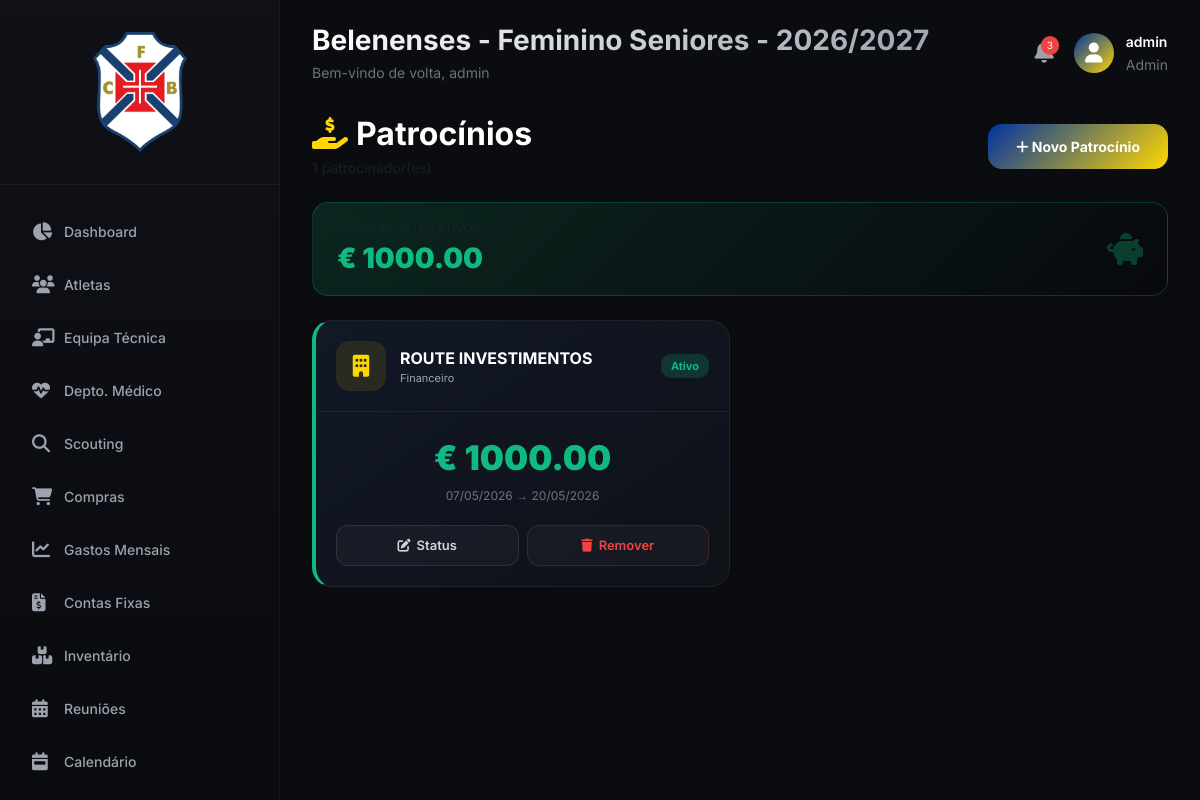
The page /patrocinios (signed in) on the database as committed earlier.
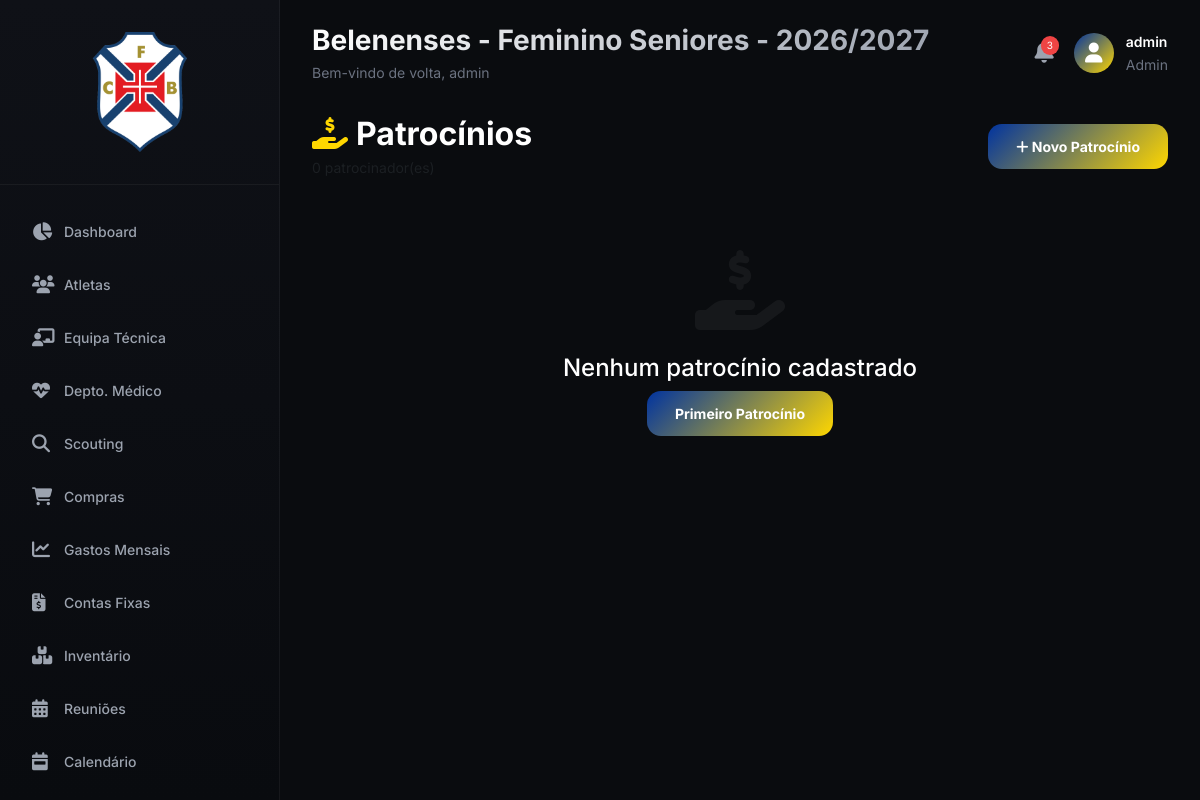
The same page on the database as committed later.
### models.py (models this page shows)
class User(UserMixin, db.Model):
    id = db.Column(db.Integer, primary_key=True)
    username = db.Column(db.String(80), unique=True, nullable=False)
    email = db.Column(db.String(120), unique=True, nullable=False)
    password = db.Column(db.String(200), nullable=False)
    is_admin = db.Column(db.Boolean, default=False)
    is_active = db.Column(db.Boolean, default=True)
    created_at = db.Column(db.DateTime, default=datetime.utcnow)
    last_login = db.Column(db.DateTime)

class Patrocinio(db.Model):
    id = db.Column(db.Integer, primary_key=True)
    nome_patrocinador = db.Column(db.String(100), nullable=False)
    valor_aporte = db.Column(db.Float, nullable=False)
    data_inicio = db.Column(db.Date)
    data_fim = db.Column(db.Date)
    tipo = db.Column(db.String(50))  # Financeiro, Material, Serviços
    descricao = db.Column(db.Text)
    contato = db.Column(db.String(100))
    status = db.Column(db.String(20), default='ativo')  # ativo, encerrado, pendente
    created_at = db.Column(db.DateTime, default=datetime.utcnow)

### app.py (the view)
@app.route('/patrocinios')
@login_required
def patrocinios():
    patrocinios_list = Patrocinio.query.all()
    total_aportes = sum(p.valor_aporte for p in patrocinios_list if p.status == 'ativo')
    return render_template('patrocinios.html', patrocinios=patrocinios_list, total_aportes=total_aportes)

### app.py (called while the page is built)
@login_manager.user_loader
def load_user(user_id):
    return User.query.get(int(user_id))

### templates/patrocinios.html (shortened to what this page needs)
{% extends "base.html" %}
{% block content %}
<div class="d-flex justify-content-between align-items-center mb-4">
    <div>
        <h2 class="text-white fw-bold mb-1">
            <i class="fas fa-hand-holding-usd me-2" style="color: #FFD700;"></i>Patrocínios
        </h2>
        <p class="text-muted mb-0" style="font-size: 14px;">{{ patrocinios|length }} patrocinador(es)</p>
    </div>
    <button class="btn-add-pat" data-bs-toggle="modal" data-bs-target="#modalPatrocinio">
        <i class="fas fa-plus"></i> Novo Patrocínio
    </button>
</div>
{% if patrocinios %}
<div class="total-banner">
    <div>
        <div class="text-muted" style="font-size:12px;">TOTAL APORTES ATIVOS</div>
        <div style="font-size:28px;font-weight:900;color:#10B981;">€ {{ "%.2f"|format(total_aportes) }}</div>
    </div>
    <i class="fas fa-piggy-bank fa-2x" style="color:rgba(16,185,129,0.3);"></i>
</div>
{% endif %}
{% if patrocinios %}
<div class="patrocinios-grid">
    {% for p in patrocinios %}
    <div class="patrocinio-card {{ p.status }}">
        <div class="patrocinio-header">
            <div class="patrocinio-icone"><i class="fas fa-building"></i></div>
            <div>
                <div style="color:#FFF;font-weight:700;">{{ p.nome_patrocinador }}</div>
                <div style="font-size:11px;color:#9CA3AF;">{{ p.tipo or 'Financeiro' }}</div>
            </div>
            <span style="margin-left:auto;font-size:11px;padding:4px 10px;border-radius:10px;font-weight:700;
                {% if p.status == 'ativo' %}background:rgba(16,185,129,0.2);color:#10B981;
                {% elif p.status == 'pendente' %}background:rgba(245,158,11,0.2);color:#F59E0B;
                {% else %}background:rgba(107,114,128,0.2);color:#9CA3AF;{% endif %}">
                {{ p.status|capitalize }}
            </span>
        </div>
        <div class="patrocinio-body">
            <div class="patrocinio-valor">€ {{ "%.2f"|format(p.valor_aporte) }}</div>
            <div style="color:#6B7280;font-size:12px;margin-top:4px;">
                {{ p.data_inicio.strftime('%d/%m/%Y') if p.data_inicio else '' }}
                {% if p.data_fim %} → {{ p.data_fim.strftime('%d/%m/%Y') }}{% endif %}
            </div>
        </div>
        <div class="patrocinio-footer">
            <button class="btn-pat" data-bs-toggle="modal" data-bs-target="#modalAtualizar{{ p.id }}"><i class="fas fa-edit"></i> Status</button>
            <a href="{{ url_for('deletar_patrocinio', id=p.id) }}" class="btn-pat remover" onclick="return confirm('Remover {{ p.nome_patrocinador }}?')"><i class="fas fa-trash"></i> Remover</a>
        </div>
    </div>
    {% endfor %}
</div>
{% else %}
<div class="text-center py-5">
    <i class="fas fa-hand-holding-usd fa-5x mb-4" style="color:rgba(255,255,255,0.05);"></i>
    <h4 class="text-white mb-2">Nenhum patrocínio cadastrado</h4>
    <button class="btn-add-pat" data-bs-toggle="modal" data-bs-target="#modalPatrocinio">Primeiro Patrocínio</button>
</div>
{% endif %}
{% endblock %}

### templates/base.html (shortened to what this page needs)
<!DOCTYPE html>
<html lang="pt">
<head>
    <link rel="stylesheet" href="https://cdnjs.cloudflare.com/ajax/libs/font-awesome/6.5.1/css/all.min.css">
    <link href="https://cdn.jsdelivr.net/npm/bootstrap@5.3.0/dist/css/bootstrap.min.css" rel="stylesheet">
</head>
<body>
<div style="position: fixed; top: 50%; left: 50%; transform: translate(-50%, -50%); z-index: 0; opacity: 0.06; pointer-events: none; width: 2224px; height: 1768px;">
    <img src="{{ url_for('static', filename='img/belenenses.png') }}"
         style="width: 100%; height: 100%; object-fit: contain;">
</div>
{% if current_user.is_authenticated %}
<div class="sidebar">
    <div class="sidebar-header" style="text-align: center;">
        <img src="{{ url_for('static', filename='img/logo-belenenses.png') }}"
             alt="Belenenses"
             style="width: 120px; height: auto; margin: 0 auto; display: block;">
    </div>
    <div class="nav-menu">
        <div class="nav-item">
            <a href="{{ url_for('index') }}" class="nav-link-custom {% if request.endpoint == 'index' %}active{% endif %}">
                <i class="fas fa-chart-pie"></i> Dashboard
            </a>
        </div>
        <div class="nav-item">
            <a href="{{ url_for('atletas') }}" class="nav-link-custom"> <i class="fas fa-users"></i> Atletas </a>
        </div>
        <div class="nav-item">
            <a href="{{ url_for('comissao') }}" class="nav-link-custom"> <i class="fas fa-chalkboard-user"></i> Equipa Técnica </a>
        </div>
                   <div class="nav-item">
            <a href="{{ url_for('departamento_medico') }}" class="nav-link-custom {% if request.endpoint == 'departamento_medico' %}active{% endif %}">
                <i class="fas fa-heartbeat"></i> Depto. Médico
            </a>
        </div>
        <div class="nav-item">
            <a href="{{ url_for('scouting') }}" class="nav-link-custom {% if request.endpoint == 'scouting' %}active{% endif %}">
                <i class="fas fa-magnifying-glass"></i> Scouting
            </a>
        </div>
        <div class="nav-item">
            <a href="{{ url_for('compras') }}" class="nav-link-custom"> <i class="fas fa-shopping-cart"></i> Compras </a>
        </div>
        <div class="nav-item">
            <a href="{{ url_for('gastos') }}" class="nav-link-custom"> <i class="fas fa-chart-line"></i> Gastos Mensais </a>
        </div>
        <div class="nav-item">
            <a href="{{ url_for('contas_fixas') }}" class="nav-link-custom"> <i class="fas fa-file-invoice-dollar"></i> Contas Fixas </a>
        </div>
        <div class="nav-item">
            <a href="{{ url_for('inventario') }}" class="nav-link-custom"> <i class="fas fa-boxes"></i> Inventário </a>
        </div>
        <div class="nav-item">
            <a href="{{ url_for('reunioes') }}" class="nav-link-custom"> <i class="fas fa-calendar-alt"></i> Reuniões </a>
        </div>
        <div class="nav-item">
            <a href="{{ url_for('calendario') }}" class="nav-link-custom"> <i class="fas fa-calendar-week"></i> Calendário </a>
        </div>
        <div class="nav-item">
            <a href="{{ url_for('documentos') }}" class="nav-link-custom {% if request.endpoint == 'documentos' %}active{% endif %}">
            </a>
        </div>
    </div>
</div>
<div class="main-content">
    <div class="top-bar">
        <div class="page-title">
            <h1>Belenenses - Feminino Seniores - 2026/2027</h1>
            <p>Bem-vindo de volta, {{ current_user.username }}</p>
        </div>
        <div class="user-area">
            <div class="notification-bell">
                <span class="notification-badge">3</span>
            </div>
            <div class="user-info">
                <div class="user-avatar"><i class="fas fa-user"></i></div>
                <div>
                    <div class="user-name">{{ current_user.username }}</div>
                    <small style="color: #6B7280;">{% if current_user.is_admin %}Admin{% else %}Usuário{% endif %}</small>
                </div>
            </div>
        </div>
    </div>
    {% block content %}{% endblock %}
</div>
{% else %}
    {% block login_content %}{% endblock %}
{% endif %}
</body>
</html>

### templates/base.html (style rules this page uses)
* { margin: 0; padding: 0; box-sizing: border-box; }
body { font-family: 'Inter', sans-serif; background-color: #0A0C0F; color: #FFFFFF; overflow-x: hidden; position: relative; }
.sidebar { position: fixed; left: 0; top: 0; height: 100vh; width: 280px; background: linear-gradient(180deg, #0F1117 0%, #090B0F 100%); border-right: 1px solid rgba(255, 255, 255, 0.05); z-index: 1000; transition: all 0.3s; overflow-y: auto; }
.sidebar-header { padding: 32px 24px; border-bottom: 1px solid rgba(255, 255, 255, 0.05); margin-bottom: 24px; }
.nav-menu { padding: 0 16px; }
.nav-item { margin-bottom: 8px; }
.nav-link-custom { display: flex; align-items: center; gap: 12px; padding: 12px 16px; color: #9CA3AF; text-decoration: none; border-radius: 12px; transition: all 0.2s; font-weight: 500; font-size: 14px; }
.nav-link-custom i { width: 20px; font-size: 18px; }
.main-content { margin-left: 280px; padding: 24px 32px; min-height: 100vh; }
.top-bar { display: flex; justify-content: space-between; align-items: center; margin-bottom: 32px; }
.page-title h1 { font-size: 28px; font-weight: 700; margin: 0; background: linear-gradient(135deg, #FFFFFF, #9CA3AF); -webkit-background-clip: text; -webkit-text-fill-color: transparent; }
.page-title p { color: #6B7280; margin: 4px 0 0; font-size: 14px; }
.user-area { display: flex; align-items: center; gap: 20px; }
.notification-bell { position: relative; cursor: pointer; }
.notification-badge { position: absolute; top: -5px; right: -5px; background: #EF4444; color: white; font-size: 10px; padding: 2px 6px; border-radius: 10px; }
.user-info { display: flex; align-items: center; gap: 12px; cursor: pointer; }
.user-avatar { width: 40px; height: 40px; background: linear-gradient(135deg, #0033A0, #FFD700); border-radius: 50%; display: flex; align-items: center; justify-content: center; }
.user-avatar i { font-size: 20px; color: white; }
.user-name { font-weight: 600; font-size: 14px; }

### templates/patrocinios.html (style rules this page uses)
.btn-add-pat { background: linear-gradient(135deg, #0033A0, #FFD700); border: none; padding: 12px 28px; border-radius: 14px; font-weight: 700; color: white; cursor: pointer; font-size: 14px; }

Rows that differ between the two databases and show on the page:
removed Patrocinio: nome_patrocinador "ROUTE INVESTIMENTOS", tipo "Financeiro", status "Ativo", valor_aporte "1000.00", data_inicio "07/05/2026", data_fim "20/05/2026"
Other text that changed with them:
{{ "%.2f"|format(total_aportes) }}: "1000.00" → (not shown)
text now shown: "Nenhum patrocínio cadastrado Primeiro Patrocínio"
